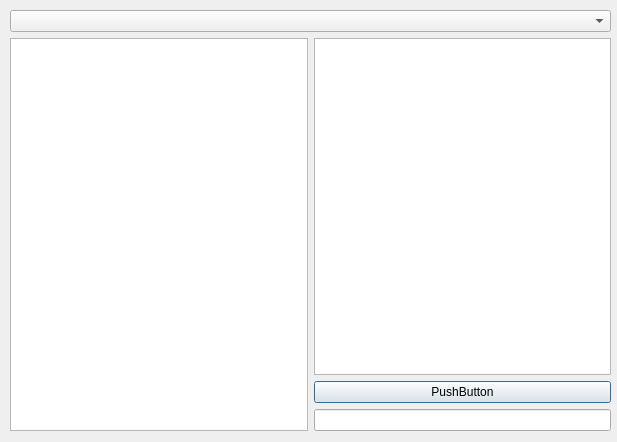
<?xml version="1.0" encoding="UTF-8"?>
<ui version="4.0">
 <class>Dialog</class>
 <widget class="QDialog" name="Dialog">
  <property name="geometry">
   <rect>
    <x>0</x>
    <y>0</y>
    <width>617</width>
    <height>442</height>
   </rect>
  </property>
  <property name="windowTitle">
   <string>Dialog</string>
  </property>
  <widget class="QWidget" name="verticalLayoutWidget_2">
   <property name="geometry">
    <rect>
     <x>10</x>
     <y>10</y>
     <width>601</width>
     <height>421</height>
    </rect>
   </property>
   <layout class="QVBoxLayout" name="verticalLayout_2">
    <item>
     <widget class="QComboBox" name="comboBox"/>
    </item>
    <item>
     <layout class="QHBoxLayout" name="horizontalLayout_2">
      <item>
       <widget class="QTableView" name="tableView"/>
      </item>
      <item>
       <layout class="QHBoxLayout" name="horizontalLayout"/>
      </item>
      <item>
       <layout class="QVBoxLayout" name="verticalLayout">
        <item>
         <widget class="QTextBrowser" name="textBrowser"/>
        </item>
        <item>
         <widget class="QPushButton" name="pushButton">
          <property name="text">
           <string>PushButton</string>
          </property>
         </widget>
        </item>
        <item>
         <widget class="QLineEdit" name="lineEdit"/>
        </item>
       </layout>
      </item>
     </layout>
    </item>
   </layout>
  </widget>
  <zorder>verticalLayoutWidget_2</zorder>
  <zorder>tableView</zorder>
 </widget>
 <resources/>
 <connections/>
</ui>
